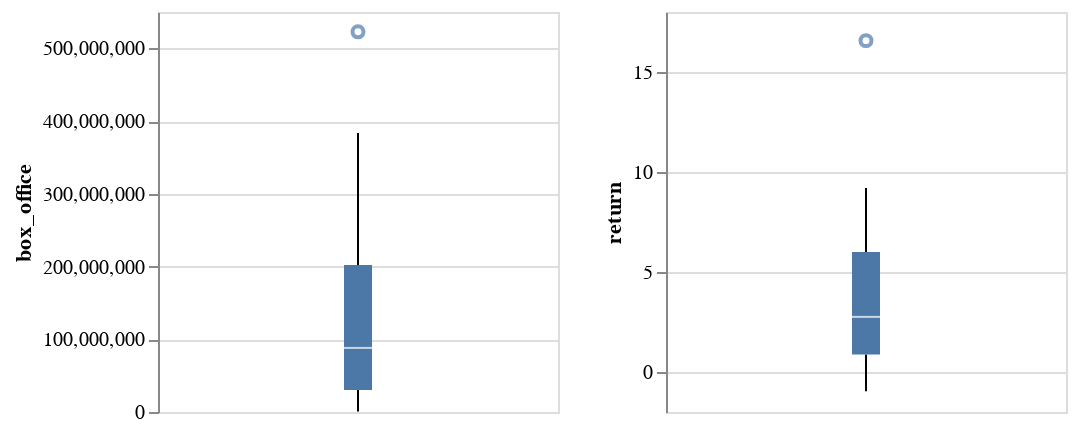

This figure's notebook cell:
### Markdown cell above
We now construct graphs for general statistics using our variables.

### Code cell
# Box and whisker for box office and return
bo = alt.Chart(ghibli).mark_boxplot().encode(
    y = "box_office",
    tooltip = 'movie').properties(
    height = 200,
    width = 200)
ret = alt.Chart(ghibli).mark_boxplot().encode(
    y = "return:Q",
    tooltip = 'movie').properties(
    height = 200,
    width = 200)
bo | ret

### Figure 1 — Vega-Lite specification as saved in the notebook (floating-point values rounded to 4 significant figures)
{"config": {"view": {"continuousWidth": 300, "continuousHeight": 300}}, "hconcat": [{"mark": {"type": "boxplot"}, "encoding": {"tooltip": {"field": "movie", "type": "nominal"}, "y": {"field": "box_office", "type": "quantitative"}}, "height": 200, "width": 200}, {"mark": {"type": "boxplot"}, "encoding": {"tooltip": {"field": "movie", "type": "nominal"}, "y": {"field": "return", "type": "quantitative"}}, "height": 200, "width": 200}], "data": {"name": "data-28ff8114ea5b8367971f2e44587967e7"}, "$schema": "https://vega.github.io/schema/vega-lite/v5.20.1.json", "datasets": {"data-28ff8114ea5b8367971f2e44587967e7": [{"movie": "Nausicaa", "release_date": "1984-03-11T00:00:00", "year": 1984, "budget": 5193000.0, "box_office": 19470000.0, "return": 2.75}, {"movie": "Castle in the Sky", "release_date": "1986-08-02T00:00:00", "year": 1986, "budget": 13880000.0, "box_office": 20820000.0, "return": 0.5}, {"movie": "Grave of the Fireflies", "release_date": "1988-04-15T00:00:00", "year": 1988, "budget": 25350000.0, "box_office": 25350000.0, "return": 0.0}, {"movie": "My Neighbor Totoro", "release_date": "1988-04-15T00:00:00", "year": 1988, "budget": 25350000.0, "box_office": 25350000.0, "return": 0.0}, {"movie": "Kiki's Delivery Service", "release_date": "1989-07-29T00:00:00", "year": 1989, "budget": 7484000.0, "box_office": 69220000.0, "return": 8.25}, {"movie": "Only Yesterday", "release_date": "1991-07-20T00:00:00", "year": 1991, "budget": 5878000.0, "box_office": 55560000.0, "return": 8.451}, {"movie": "Porco Rosso", "release_date": "1992-07-18T00:00:00", "year": 1992, "budget": 16200000.0, "box_office": 97210000.0, "return": 5.0}, {"movie": "Pom Poko", "release_date": "1994-07-16T00:00:00", "year": 1994, "budget": 25930000.0, "box_office": 94510000.0, "return": 2.646}, {"movie": "Whisper of the Heart", "release_date": "1995-07-15T00:00:00", "year": 1995, "budget": 14710000.0, "box_office": 70450000.0, "return": 3.789}, {"movie": "Princess Mononoke", "release_date": "1997-07-12T00:00:00", "year": 1997, "budget": 34610000.0, "box_office": 322600000.0, "return": 8.323}, {"movie": "My Neighbors the Yamadas", "release_date": "1999-07-17T00:00:00", "year": 1999, "budget": 39890000.0, "box_office": 26370000.0, "return": -0.339}, {"movie": "Spirited Away", "release_date": "2001-07-20T00:00:00", "year": 2001, "budget": 29750000.0, "box_office": 522700000.0, "return": 16.57}, {"movie": "The Cat Returns", "release_date": "2002-07-19T00:00:00", "year": 2002, "budget": 35610000.0, "box_office": 95260000.0, "return": 1.675}, {"movie": "Howl's Moving Castle", "release_date": "2004-11-20T00:00:00", "year": 2004, "budget": 37620000.0, "box_office": 383500000.0, "return": 9.195}, {"movie": "Tales from Earthsea", "release_date": "2006-07-29T00:00:00", "year": 2006, "budget": 30050000.0, "box_office": 112800000.0, "return": 2.755}, {"movie": "Ponyo", "release_date": "2008-07-19T00:00:00", "year": 2008, "budget": 48910000.0, "box_office": 281900000.0, "return": 4.763}, {"movie": "Arrietty", "release_date": "2010-07-17T00:00:00", "year": 2010, "budget": 33780000.0, "box_office": 212000000.0, "return": 5.276}, {"movie": "From Up On Poppy Hill", "release_date": "2011-07-16T00:00:00", "year": 2011, "budget": 39300000.0, "box_office": 88110000.0, "return": 1.242}, {"movie": "The Wind Rises", "release_date": "2013-07-20T00:00:00", "year": 2013, "budget": 42250000.0, "box_office": 192300000.0, "return": 3.552}, {"movie": "The Tale of Princess Kaguya", "release_date": "2013-11-23T00:00:00", "year": 2013, "budget": 66520000.0, "box_office": 33860000.0, "return": -0.491}, {"movie": "When Marnie Was There", "release_date": "2014-07-19T00:00:00", "year": 2014, "budget": 14710000.0, "box_office": 48480000.0, "return": 2.295}, {"movie": "Earwig and the Witch", "release_date": "2021-02-03T00:00:00", "year": 2021, "budget": 23640000.0, "box_office": 858900.0, "return": -0.9637}, {"movie": "The Boy and the Heron", "release_date": "2023-07-14T00:00:00", "year": 2023, "budget": 38770000.0, "box_office": 299900000.0, "return": 6.734}]}}
